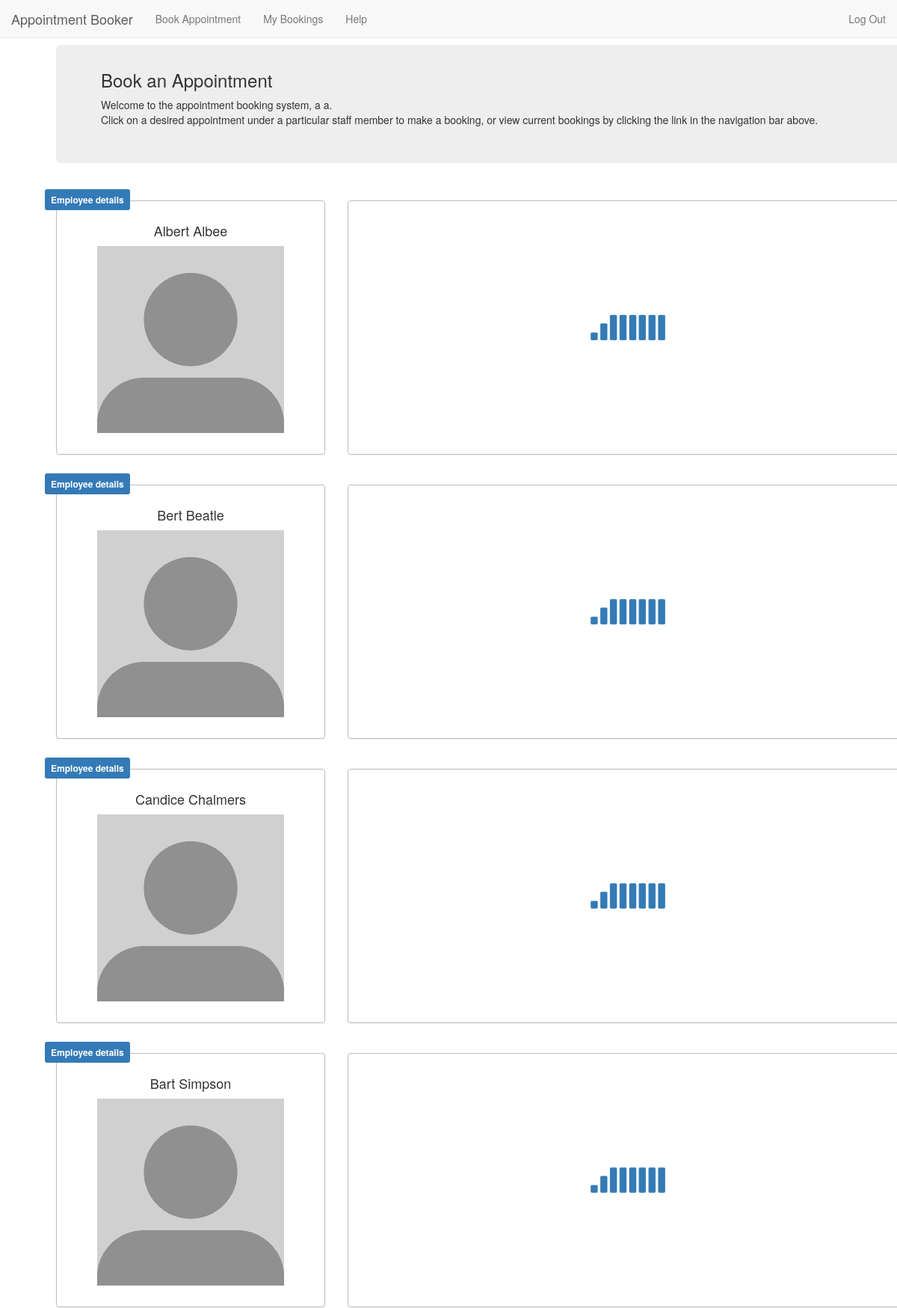
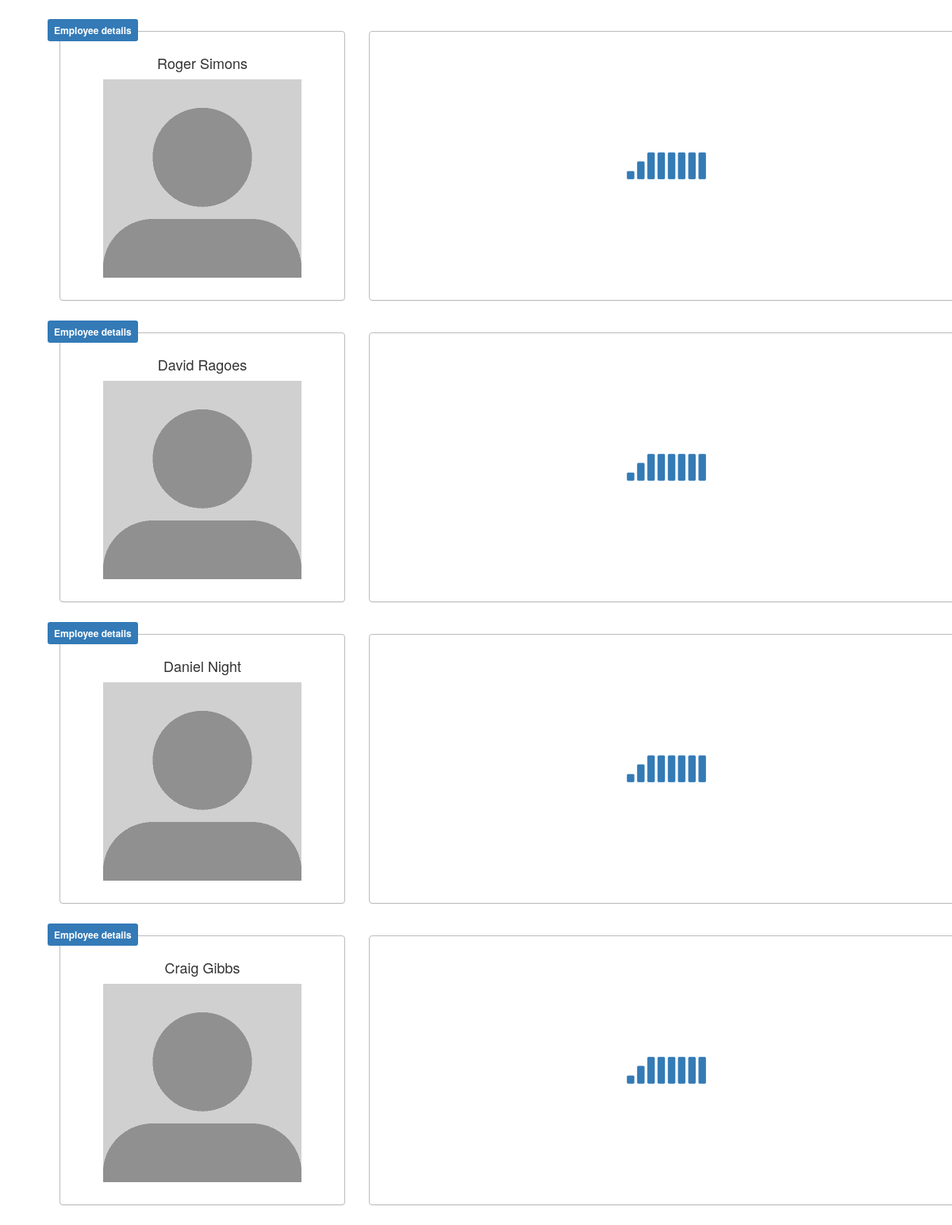
Page /mainPageCust.php (signed in, upper part) on the committed database (2 pictures, top to bottom).
### tables this page shows
CREATE TABLE `Employees` (
  `empID` int(11) NOT NULL AUTO_INCREMENT,
  `fName` varchar(40) NOT NULL,
  `lName` varchar(40) NOT NULL,
  `email` varchar(100) NOT NULL,
  PRIMARY KEY (`empID`)
);

### Controller.class.php (called while the page is built, shortened)
<?php
require_once('views/SiteContainer.class.php');
class Controller
{
    private $db;
    public $user;
    public function __construct()
    {
        require_once('config.php');
        $this->db = new mysqli(
            $config['db_addr'],
            $config['db_user'],
            $config['db_pass'],
            $config['db_name']
        );
    }
    public function mainPageCust()
    {
        require_once('views/CustMainPageView.class.php');
        $site = new SiteContainer();
        $page = new CustMainPageView();
        require_once('models/Customer.class.php');
        try{
            $this->user = new Customer($_SESSION['email'], $this->db);
        } catch (Exception $e)
        {
            $this->redirect("login.php?error=login_required");
            echo "err_user_not_found";
        }
        $query = "SELECT fName, lName, empID
                FROM Employees;";
        $stmt = $this->db->prepare($query);
        $stmt->execute();
        $res = $stmt->get_result();
        $empArray = $res->fetch_all(MYSQLI_ASSOC);
        $site->printHeader();
        $site->printNav($this->user->type);
        $page->printHtml($this->user);
        $page->printCalendar($empArray);
        $site->printFooter();
    }
}

### mainPageCust.php (called while the page is built)
<?php
require_once('Controller.class.php');
$ctrl = new Controller();
    $ctrl->mainPageCust();

### models/Customer.class.php (called while the page is built, shortened)
<?php
class Customer
{
    private $fullName;
    public function __construct( $email, $db )
    {
        if ($this->data = $this->readFromDb($email, $db))
            return;
        else
            throw new Exception('Unable to find user, do they still exist?');
    }
    private function readFromDb($email, $db)
    {
        $stmt = $db->prepare("SELECT *, CONCAT_WS(' ', fName, lName) as fullName FROM Customers WHERE email = ?;");
        $stmt->bind_param('s', $email);
        $stmt->execute();
        $res = $stmt->get_result();
        $res = $res->fetch_object();
        $this->fullName = $res->fullName;
        return $res;
    }
    public function get_fullName() { return $this->fullName; }
}

### config.php (called while the page is built, shortened)
<?php
$config = array(
    'site_url' => '',
    'site_path' => '',
    'db_addr' => 'localhost',
    'db_user' => 'antfellow',
    'db_pass' => '',
    'db_name' => 'appt_booker',
    'debug' => true
);

### views/CustMainPageView.class.php (the view)
<?php
class CustMainPageView    {
    public function printHtml($u)    {
    ?>
    <div class="container">
      <div class = "jumbotron jumbotron-fluid">
          <h3>Book an Appointment</h3>
          <?php echo "Welcome to the appointment booking system, ".$u->get_fullName(); ?>.<br>
          Click on a desired appointment under a particular staff member to
          make a booking, or view current bookings by clicking the link in the
          navigation bar above.
      </div>
    </div>
    <?php
    }
    public function printCalendar($empArray)
    {
    ?>
        <div class="container">
        <?php foreach ($empArray as $e) {  ?>
          <div class="row marg-top ">
            <div class="col-sm-4 hidden-xs">
              <div class="panel panel-default panel-address panel-calendar-height">
                <div class="company-tag label label-primary">Employee details</div>
                  <div class='panel-body'>
                    <h4> <?php echo $e['fName'].' '.$e['lName']; ?> </h4>
                    <img src="img/blank-profile.png" height="250" width="250">
                  </div>
                </div>
              </div>
            <div class='col-sm-8 hidden-xs'>
              <div id="horizontal-calendar-big-wrapper-<?php echo $e['empID']; ?>" data-calendar-id=<?php echo $e['empID']; ?> class="horizontal-calendar-big-wrapper carousel slide" data-wrap="false" data-ride="carousel" data-interval="false">
                <div class='preloader'>
                </div>
              </div>
            </div>
          </div>
        <?php } ?>
      </div>
    <?php
    }
}

### views/SiteContainer.class.php (shortened to what this page needs)
<?php
class SiteContainer
{
    public function printHeader()
    {
    ?>
        <!DOCTYPE html>
        <html>
            <head>
                <link href="css/bootstrap.min.css" rel="stylesheet"/>
                <link href="css/custom.css" rel="stylesheet"/>
                <link href="<?php echo CSS; ?>calendar.css" rel="stylesheet">
            </head>
            <body>
    <?php
    }
    public function printFooter()
    {
    ?>
             </div>
             </div>
             </div>
        </body>
        </html>
    <?php
    }
    ?>
    <?php
public function printNav($type = "none")
    {
    ?>
    <div class="container">
    <nav class="navbar navbar-default navbar-fixed-top">
        <div class="container-fluid">
            <div class="navbar-header">
                <a class="navbar-brand" href="index.php"><span class="red">Appointment Booker</span></a>
            </div>
            <div class="collapse navbar-collapse" id="navbar">
            <?php if ($type == "owner"){ ?>
                <ul class="nav navbar-nav">
                    <li><a href="mainPageOwner.php">View Bookings</a></li>
                    <li><a href="../empOwnerAdd.php">Add Employee</a></li>
                    <li><a href="../WorkerAvailability.php">Employee Times</a></li>
                    <li><a href="../ownerCombinedCal.php">Combined calendar view</a></li>
                    <li><a href="../helpPage.php">Help</a></li>
                </ul>
                <ul class="nav navbar-nav navbar-right">
                    <li><a href="logout.php">Log Out</a></li>
                </ul>
            <?php }
            elseif ($type == "customer"){ ?>
                <ul class="nav navbar-nav">
                    <li><a href="mainPageCust.php">Book Appointment</a></li>
                    <li><a href="BookingSummary.php">My Bookings</a></li>
                    <li><a href="../helpPage.php">Help</a></li>
                </ul>
                <ul class="nav navbar-nav navbar-right">
                    <li><a href="logout.php">Log Out</a></li>
                </ul>
            <?php }
            elseif ($type == "reg"){ ?>
                <ul class="nav navbar-nav navbar-right">
                    <li><a href="login.php">Login</a></li>
                </ul>
            <?php }
            else { ?>
                <ul class="nav navbar-nav navbar-right">
                    <li><a href="register.php">Register</a></li>
                </ul>
            <?php } ?>
            </div>
        </div>
    </nav>
    <div class="container-fluid text-center">
        <div class="col-sm-12 text-left">
    <?php
    }
}

### css/custom.css (style rules this page uses)
html { position: relative; min-height: 100%; }
body { margin-bottom: 60px; padding-top: 60px; }
@media screen and (min-width: 768px) { .jumbotron { padding-top: 14px; } }

### css/calendar.css (style rules this page uses)
.preloader { height: 100%; width: 100%; background-color: green; background: url("../img/preloader.gif") 50% 50% no-repeat; }
.marg-top { margin-top: 20px; }
.panel-calendar-height { height: 340px; }
.panel-address { padding: 5px; text-align: center; border: 1px solid #BCBCBC; }
.panel-address .company-tag { font-size: 12px; padding: 8px; position: absolute; left: 0; top: -15px; }
.horizontal-calendar-big-wrapper { border: 1px solid #BCBCBC; border-radius: 4px; box-shadow: 0 1px 1px rgba(0, 0, 0, 0.05); font-size: 12px; height: 340px; z-index: 1020; text-align: center; }
.horizontal-calendar-big-wrapper { overflow: visible; }

### rows in the picture
employees: fName "Albert", lName "Albee"
employees: fName "Bert", lName "Beatle"
employees: fName "Candice", lName "Chalmers"
employees: fName "Bart", lName "Simpson"
employees: fName "Roger", lName "Simons"
employees: fName "David", lName "Ragoes"
employees: fName "Daniel", lName "Night"
employees: fName "Craig", lName "Gibbs"

### other values in the picture
$u->get_fullName() "a a"
